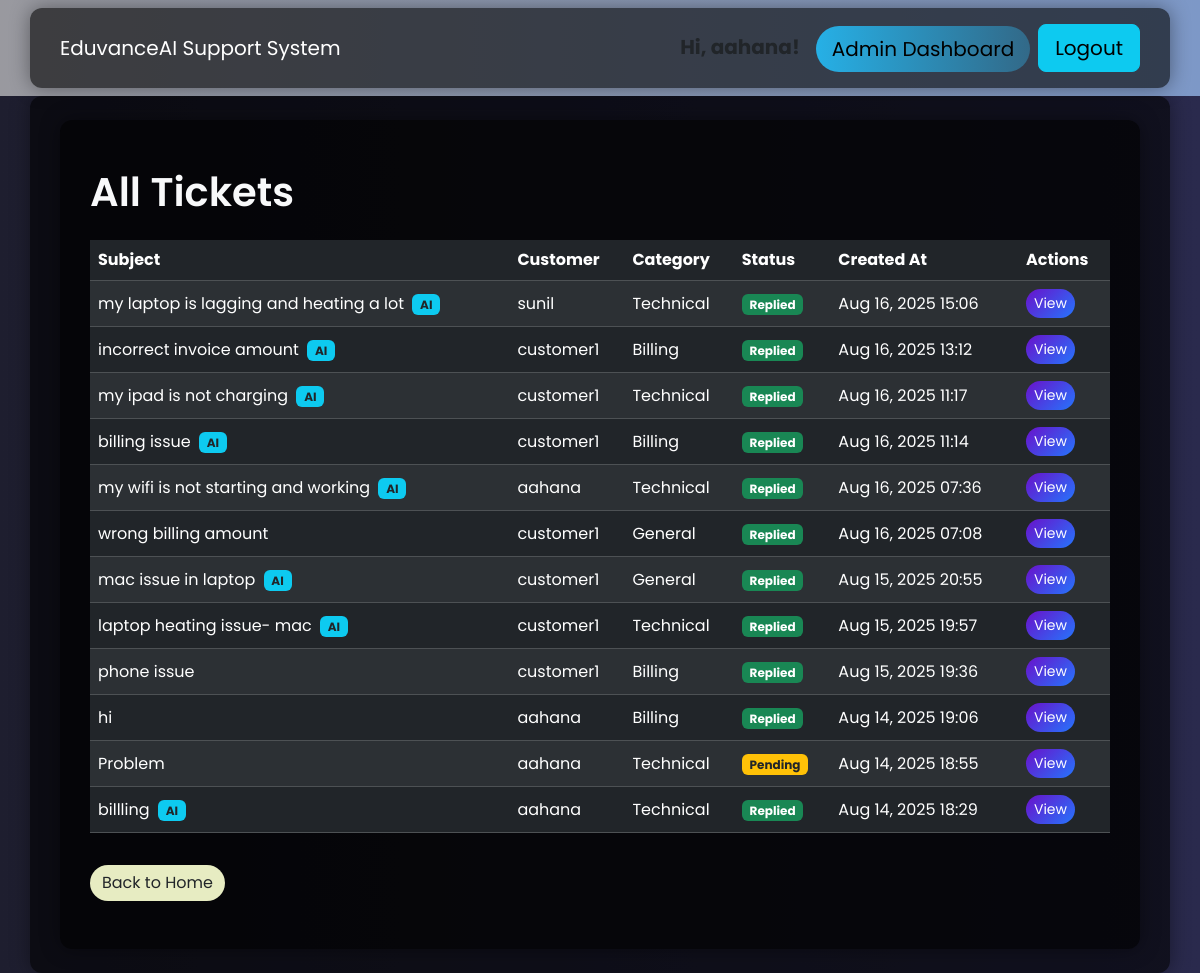
Page /tickets/tickets/admin/ (signed in) on the committed database.
### tickets/models.py (models this page shows, shortened)
class Ticket(models.Model):
    CATEGORY_CHOICES = [
        ('Billing', 'Billing'),
        ('Technical', 'Technical'),
        ('General', 'General'),
    ]
    STATUS_CHOICES = [
        ('Pending', 'Pending'),
        ('Replied', 'Replied'),
    ]
    customer = models.ForeignKey(User, on_delete=models.CASCADE)
    subject = models.CharField(max_length=255)
    message = models.TextField()
    category = models.CharField(max_length=50, choices=CATEGORY_CHOICES, blank=True, null=True)
    status = models.CharField(max_length=20, choices=STATUS_CHOICES, default='Pending')
    created_at = models.DateTimeField(auto_now_add=True)
    response = models.TextField(blank=True, null=True)
    responder = models.ForeignKey(User, on_delete=models.SET_NULL, null=True, blank=True, related_name='responses')
    ai_generated = models.BooleanField(default=False)
    ai_classified = models.BooleanField(default=False)  # new field

### tickets/views.py (the view)
# urls.py: path('tickets/admin/', views.admin_ticket_list, name='admin_ticket_list'),
@staff_member_required
def admin_ticket_list(request):
    tickets = Ticket.objects.all().order_by('-created_at')
    return render(request, 'tickets/admin_ticket_list.html', {'tickets': tickets})

### tickets/templates/tickets/admin_ticket_list.html (shortened to what this page needs)
{% extends 'tickets/base.html' %}
{% block content %}
<div class="container py-5">
    <h1 class="text-light mb-4">All Tickets</h1>
    <div class="table-responsive">
        <table class="table table-dark table-striped align-middle">
            <thead class="table-gradient">
                <tr>
                    <th>Subject</th>
                    <th>Customer</th>
                    <th>Category</th>
                    <th>Status</th>
                    <th>Created At</th>
                    <th>Actions</th>
                </tr>
            </thead>
            <tbody>
                {% for ticket in tickets %}
                <tr>
                    <td>
                        {{ ticket.subject }}
                        {% if ticket.ai_generated %}
                        <span class="badge bg-info text-dark ms-1" title="AI-generated response">AI</span>
                        {% endif %}
                    </td>
                    <td>{{ ticket.customer.username }}</td>
                    <td>{{ ticket.category }}</td>
                    <td>
                        <span class="badge {% if ticket.status == 'Replied' %}bg-success{% else %}bg-warning text-dark{% endif %}">
                            {{ ticket.status }}
                        </span>
                    </td>
                    <td>{{ ticket.created_at|date:"M d, Y H:i" }}</td>
                    <td>
                        <a href="{% url 'ticket_detail' ticket.id %}" class="btn btn-gradient btn-sm text-white">View</a>
                    </td>
                </tr>
                {% empty %}
                <tr>
                    <td colspan="6" class="text-center text-light">No tickets found.</td>
                </tr>
                {% endfor %}
            </tbody>
        </table>
    </div>
    <a href="{% url 'home' %}" class="btn btn-primary mt-3 text-dark">Back to Home</a>
</div>
{% endblock %}

### tickets/templates/tickets/base.html (shortened to what this page needs)
{% load static %}
<!DOCTYPE html>
<html>
<head>
  <link href="https://cdn.jsdelivr.net/npm/bootstrap@5.3.2/dist/css/bootstrap.min.css" rel="stylesheet">
  <link rel="stylesheet" href="{% static 'css/theme.css' %}">
</head>
<body>
  <nav class="navbar navbar-expand-lg navbar-dark sticky-top">
    <div class="container">
      <a class="navbar-brand" href="{% url 'home' %}">EduvanceAI Support System</a>
      <div class="ms-auto d-flex gap-2">
  {% if user.is_authenticated %}
<span class="navbar-text me-2 fw-bold text-dark fs-5">Hi, {{ user.username }}!</span>
    {% if not user.is_staff %}
      <a href="{% url 'create_ticket' %}" class="btn btn-warning btn-lg btn-center-text">Create Ticket</a>
      <a href="{% url 'customer_ticket_list' %}" class="btn btn-warning btn-lg btn-center-text">My Tickets</a>
    {% else %}
<a href="{% url 'admin_ticket_list' %}" class="btn btn-warning btn-lg btn-center-text">
    Admin Dashboard
</a>
    {% endif %}
    <a href="{% url 'logout' %}" class="btn btn-info btn-lg btn-center-text ">Logout</a>
  {% else %}
    <a href="{% url 'login' %}?role=customer" class="btn btn-warning btn-lg">Customer Login</a>
    <a href="{% url 'login' %}?role=admin" class="btn btn-warning btn-lg">Admin Login</a>
  {% endif %}
</div>
    </div>
  </nav>
  <main class="container py-4">
    {% block content %}{% endblock %}
  </main>
</body>
</html>

### tickets/static/tickets/theme.css (style rules this page uses)
body { background: linear-gradient(135deg, #1f1c2c, #928dab); color: white; min-height: 100vh; margin: 0; font-family: 'Poppins', sans-serif; }
h1, h2, h3, h4, h5, h6 { font-weight: 600; }
p, span, li, a { font-weight: 400; }
.container { background: rgba(0, 0, 0, 0.6); padding: 50px; border-radius: 50px; box-shadow: 0 8px 20px rgba(0, 0, 0, 0.5); }
.btn-primary { background: linear-gradient(45deg, #6a11cb, #2575fc); border: none; border-radius: 50px; color: #000000; }
.btn-warning { background: linear-gradient(45deg, #6a11cb, #2575fc); border: none; border-radius: 50px; margin-top: auto; }
.container { background-color: rgba(0, 0, 0, 0.6); padding: 30px; border-radius: 12px; box-shadow: 0 0 20px rgba(0, 0, 0, 0.4); }
.btn-gradient { background: linear-gradient(135deg, #6a11cb, #2575fc); color: #fff; border: none; border-radius: 50px; }
.table-gradient { background: linear-gradient(135deg, #1f1c2c, #928dab); }
body { background: #121212; color: #e0e0e0; }
.btn-gradient.text-white { color: #ffffff; }
.container { padding-top: 1rem; padding-bottom: 1rem; }

### tickets/templates/tickets/base.html (style rules this page uses)
body { min-height: 100vh; background: linear-gradient(90deg, #1e1e2f, #2a2a4d); color: #fff; }
.navbar { background: linear-gradient(90deg, #99999fff, #7d98c7ff); }
.btn-primary { background: #e7ecc2ff; border: none; border-radius:50px; }
.btn-warning { background: linear-gradient(90deg, #26b0e6ff, #326988ff); border: none; border-radius:50px; }

### rows in the picture
Ticket: subject "my laptop is lagging and heating a lot", ai_generated "AI", customer.username "sunil", category "Technical", status "Replied", created_at "Aug 16, 2025 15:06"
Ticket: subject "incorrect invoice amount", ai_generated "AI", customer.username "customer1", category "Billing", status "Replied", created_at "Aug 16, 2025 13:12"
Ticket: subject "my ipad is not charging", ai_generated "AI", customer.username "customer1", category "Technical", status "Replied", created_at "Aug 16, 2025 11:17"
Ticket: subject "billing issue", ai_generated "AI", customer.username "customer1", category "Billing", status "Replied", created_at "Aug 16, 2025 11:14"
Ticket: subject "my wifi is not starting and working", ai_generated "AI", customer.username "aahana", category "Technical", status "Replied", created_at "Aug 16, 2025 07:36"
Ticket: subject "wrong billing amount", customer.username "customer1", category "General", status "Replied", created_at "Aug 16, 2025 07:08"
Ticket: subject "mac issue in laptop", ai_generated "AI", customer.username "customer1", category "General", status "Replied", created_at "Aug 15, 2025 20:55"
Ticket: subject "laptop heating issue- mac", ai_generated "AI", customer.username "customer1", category "Technical", status "Replied", created_at "Aug 15, 2025 19:57"
Ticket: subject "phone issue", customer.username "customer1", category "Billing", status "Replied", created_at "Aug 15, 2025 19:36"
Ticket: subject "hi", customer.username "aahana", category "Billing", status "Replied", created_at "Aug 14, 2025 19:06"
Ticket: subject "Problem", customer.username "aahana", category "Technical", status "Pending", created_at "Aug 14, 2025 18:55"
Ticket: subject "billling", ai_generated "AI", customer.username "aahana", category "Technical", status "Replied", created_at "Aug 14, 2025 18:29"

### other values in the picture
{{ user.username }} "aahana"
